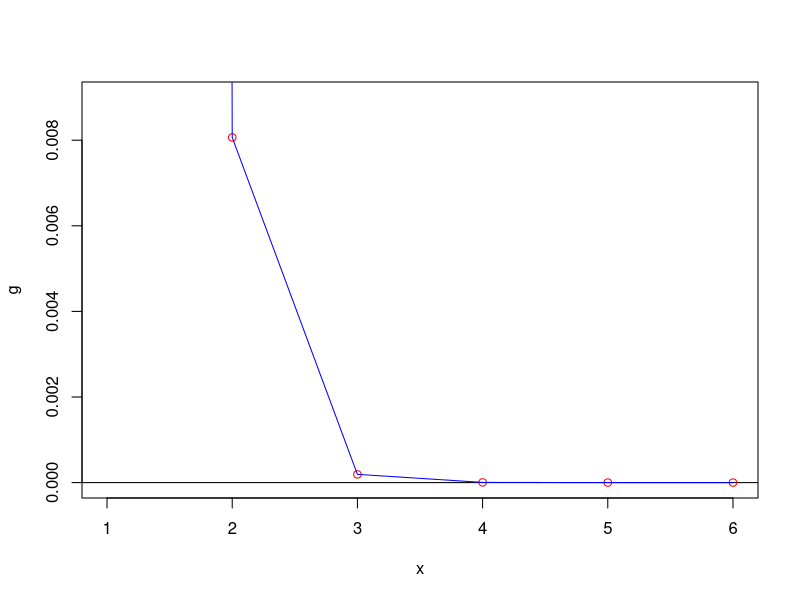

R code for this plot:

puntofijo=function(g,x0,tol=(10^-8),maxIteraciones=100){
  #contador de iteraciones k
  k=0
  listaIteraciones = c()
  listaErrores = c()
  cat("----------------------------------------------------------\n")
  cat(formatC( c("Iteracion","xInicial","xActual","Error"), width = -15, format = "f", flag = " "), "\n")
  cat("----------------------------------------------------------\n")
  repeat{
    x1=g(x0)
    dx=abs((x1-x0)/x1)
    if(k!=0){
      listaIteraciones = c(listaIteraciones, k)
      listaErrores= c(listaErrores,dx)
      cat(formatC( c(k,x0,x1,dx), digits=10, width = -15, format = "f", flag = " "), "\n")
    }
    x0=x1
    k=k+1
    #si k supera el maximo de iteraciones o dx es menor a la tolerancia limite, se detiene
    if (dx<tol||k>maxIteraciones)break;
  }
  #si dx es mayor a la tolerancia limite
  if (dx>tol){
    cat("no hubo convergencia   ")
    
  }else {
    cat("x* es aproximadamente ", x1, " con error relativo de ", dx)
  }
  points(listaIteraciones, listaErrores, col="red")
  lines(listaIteraciones, listaErrores, col = "blue")
}

g = function(x) ((x^3 -1)/-5);
#formar el lienzo
plot(g, xlim=c(1,6), ylim=c(0,0.009), col = "white")
#linea en 0
abline(h=0,col="black")
puntofijo(g,1)
